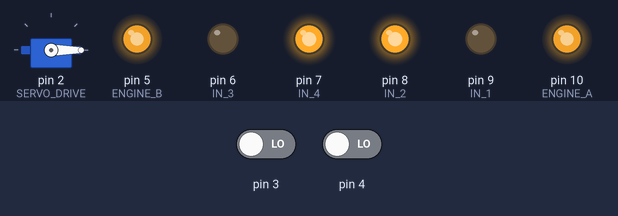
The sketch below on a simulated Arduino Uno, built with avr-gcc and run on an emulated ATmega328P. Shown: servo, output pins drawn as LEDs (lit = HIGH). Inputs (shaded band) come from the test bench; at power-on: pin 3 LOW, pin 4 LOW. What the sketch prints to the serial monitor is not drawn.

Above: at 0.05 s.
At 3.45 s:
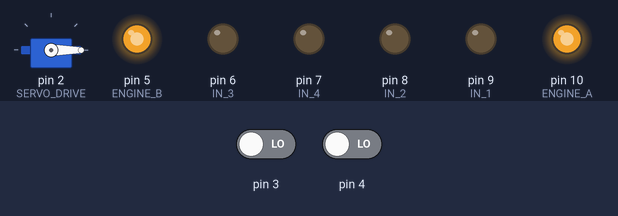
Timing chart, 0 to 4.0 s (numbered marks = the images above):
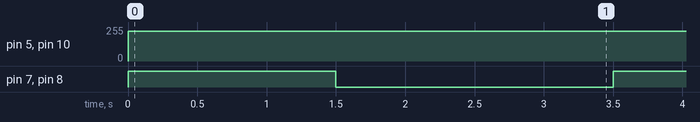

The sketch:

sketch_sep26a.ino
```cpp
#include <Servo.h>

Servo SERVO_DRIVE;
int SERVO_POS = 0;
int TUMBLER_PIN = 0;
int PHOTO_PIN = 0;
int COUNT = 0;
int RANDOM_NUMBER;

int ENGINE_A = 10;
int IN_1 = 9;
int IN_2 = 8;

int ENGINE_B = 5;
int IN_3 = 6;
int IN_4 = 7;

void setup() {
  SERVO_DRIVE.attach(2);
  SERVO_DRIVE.write(0);

  pinMode(ENGINE_A, OUTPUT);
  pinMode(IN_1, OUTPUT);
  pinMode(IN_2, OUTPUT);

  pinMode(ENGINE_B, OUTPUT);
  pinMode(IN_3, OUTPUT);
  pinMode(IN_4, OUTPUT);
  Serial.begin(9600);
}

void loop() {
  TUMBLER_PIN = digitalRead(4);
  PHOTO_PIN = digitalRead(3);
  Serial.println(PHOTO_PIN);
  engineStart();
//  if(PHOTO_PIN == 1) {
//    if(TUMBLER_PIN == HIGH) {
//      RANDOM_NUMBER = 3;
//      switch(RANDOM_NUMBER) {
//        case 1: holdingSwitch();delay(3000); break;
//        case 2: quietSwitch();delay(3000); break;
//        case 3: regularSwitch();delay(3000); break;
//        case 4: playingSwitch();delay(3000); break;
//        case 5: thinkingSwitch();delay(3000); break;
//      }
//      COUNT += 1;
//    }
//  }else {
//    if(COUNT > 1){
//      engineStart();
//      COUNT = 0;
//    }
//  }
}

void regularSwitch() {
  delay(1000);
  for (SERVO_POS = 0; SERVO_POS <= 120; SERVO_POS += 10) {
    SERVO_DRIVE.write(SERVO_POS);
    delay(20);
  }
  for (SERVO_POS = 120; SERVO_POS >= 0; SERVO_POS -= 10) {
    SERVO_DRIVE.write(SERVO_POS);
    delay(20);
  }
}

void quietSwitch() {
  delay(3000);
  for (SERVO_POS = 0; SERVO_POS <= 90; SERVO_POS += 1) {
    SERVO_DRIVE.write(SERVO_POS);
    delay(3);
  }
  for (SERVO_POS = 90; SERVO_POS >= 0; SERVO_POS -= 1) {
    SERVO_DRIVE.write(SERVO_POS);
    delay(3);
  }
}

void holdingSwitch() {
  for (SERVO_POS = 0; SERVO_POS <= 90; SERVO_POS += 1) {
    SERVO_DRIVE.write(SERVO_POS);
    delay(2);
  }
  delay(3000);
  for (SERVO_POS = 90; SERVO_POS >= 0; SERVO_POS -= 1) {
    SERVO_DRIVE.write(SERVO_POS);
    delay(2);
  }
}

void playingSwitch() {
  for (SERVO_POS = 0; SERVO_POS <= 40; SERVO_POS += 1) {
    SERVO_DRIVE.write(SERVO_POS);
    delay(30);
  }
  delay(500);
  for (SERVO_POS = 40; SERVO_POS <= 90; SERVO_POS += 1) {
    SERVO_DRIVE.write(SERVO_POS);
    delay(3);
  }
  for (SERVO_POS = 90; SERVO_POS >= 0; SERVO_POS -= 1) {
    SERVO_DRIVE.write(SERVO_POS);
    delay(3);
  }
}

void thinkingSwitch() {
  for (SERVO_POS = 0; SERVO_POS <= 50; SERVO_POS += 1) {
    SERVO_DRIVE.write(SERVO_POS);
    delay(5);
  }
  delay(500);
  for (SERVO_POS = 50; SERVO_POS >= 0; SERVO_POS -= 1) {
    SERVO_DRIVE.write(SERVO_POS);
    delay(15);
  }

  delay(2000);

  for (SERVO_POS = 0; SERVO_POS <= 90; SERVO_POS += 1) {
    SERVO_DRIVE.write(SERVO_POS);
    delay(3);
  }
  for (SERVO_POS = 90; SERVO_POS >= 0; SERVO_POS -= 1) {
    SERVO_DRIVE.write(SERVO_POS);
    delay(3);
  }
}

void engineStart() {
  digitalWrite(IN_1, LOW);
  digitalWrite(IN_2, HIGH);
  analogWrite(ENGINE_A, 225);
  digitalWrite(IN_3, LOW);
  digitalWrite(IN_4, HIGH);
  analogWrite(ENGINE_B, 225);
  Serial.println("BITCH!");
  delay(1500);
  digitalWrite(IN_1, LOW);
  digitalWrite(IN_2, LOW);
  digitalWrite(IN_3, LOW);
  digitalWrite(IN_4, LOW);
  delay(2000);
}
```

Measured:
- by itself, pin 5 (ENGINE_B), pin 10 (ENGINE_A): 0/255 → 225/255 at 0.00 s
- by itself, pin 7 (IN_4), pin 8 (IN_2): alternates HIGH for 1.5 s and LOW for 2.0 s
